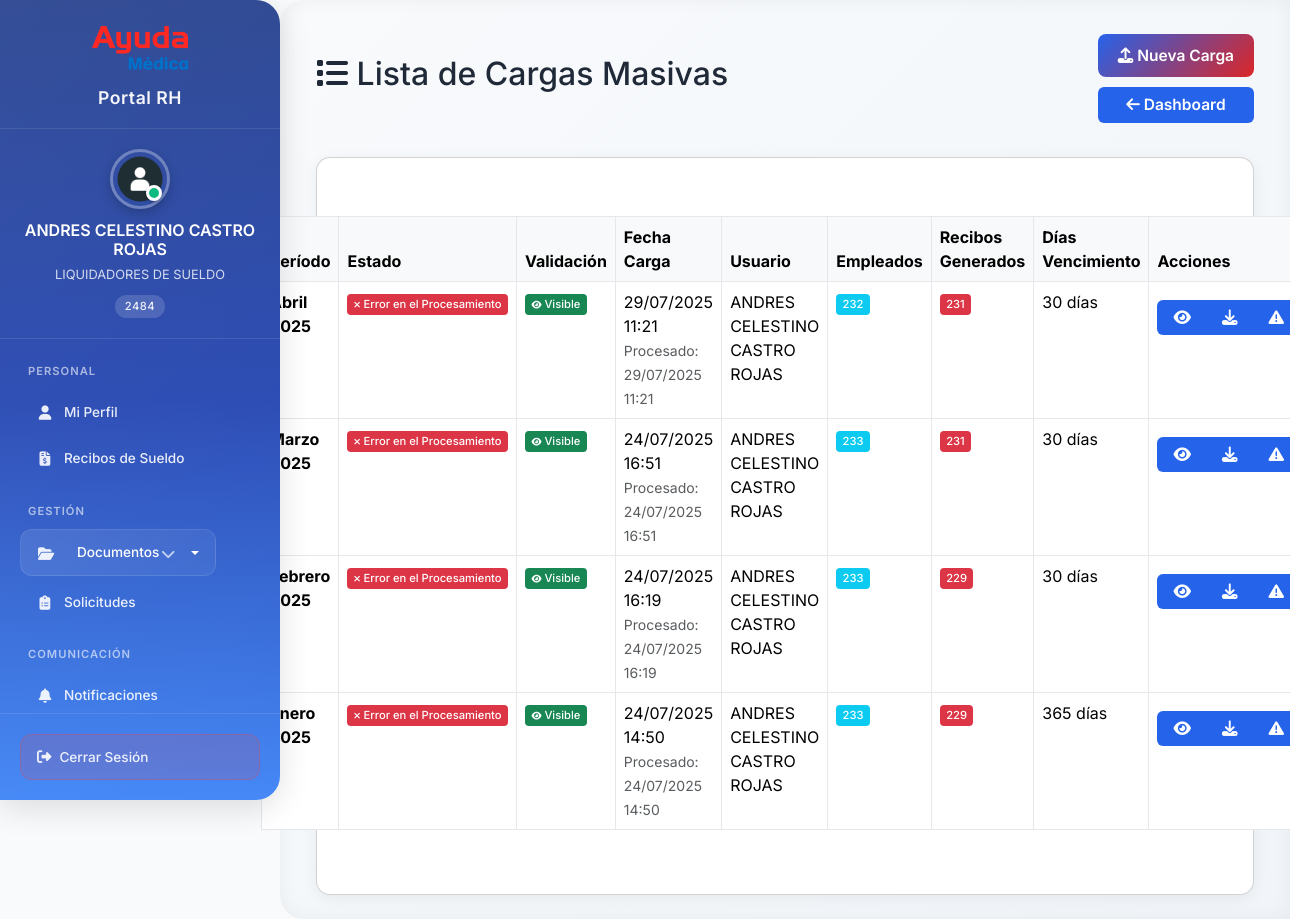
/rrhh/recibos/lista/ (signed in), run on an earlier commit of the app's database.
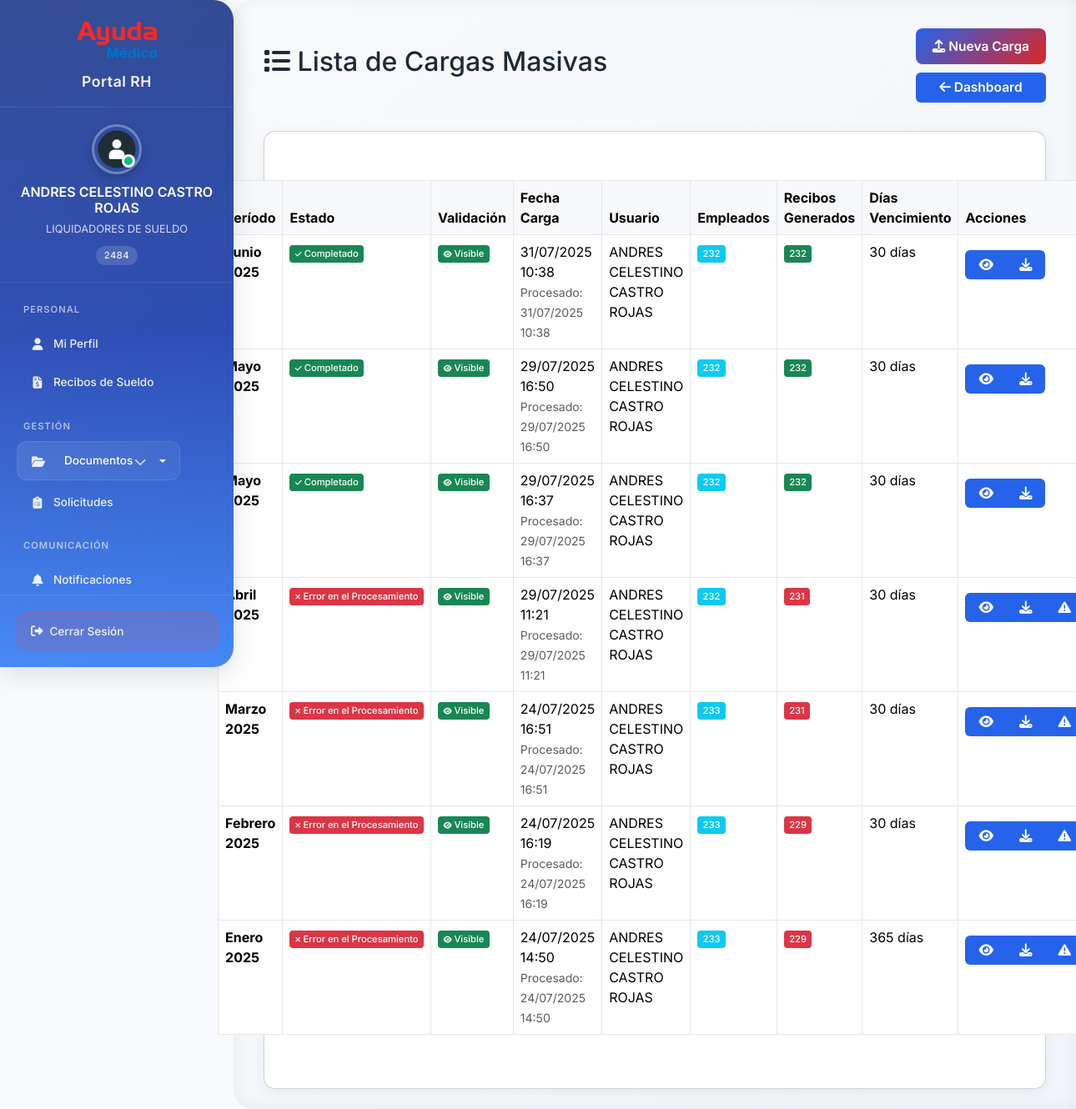
And on a later commit of the database.
### apps/rrhh/models.py (models this page shows, shortened)
class CargaMasivaRecibos(models.Model):
    ESTADO_CHOICES = [
        ('pendiente', 'Pendiente de Procesamiento'),
        ('procesando', 'Procesando'),
        ('completado', 'Completado'),
        ('error', 'Error en el Procesamiento'),
    ]
    PERIODO_CHOICES = [
        ('enero', 'Enero'),
        ('febrero', 'Febrero'),
        ('marzo', 'Marzo'),
        ('abril', 'Abril'),
        ('mayo', 'Mayo'),
        ('junio', 'Junio'),
        ('julio', 'Julio'),
        ('agosto', 'Agosto'),
        ('septiembre', 'Septiembre'),
        ('octubre', 'Octubre'),
        ('noviembre', 'Noviembre'),
        ('diciembre', 'Diciembre'),
    ]
    TIPO_RECIBO_CHOICES = [
        ('sueldo', 'Sueldo'),
        ('sac_1', 'SAC 1'),
        ('sac_2', 'SAC 2'),
    ]
    periodo = models.CharField(max_length=20, choices=PERIODO_CHOICES)
    anio = models.IntegerField()
    tipo_recibo = models.CharField(max_length=10, choices=TIPO_RECIBO_CHOICES, default='sueldo')
    archivo_pdf = models.FileField(upload_to='recibos_masivos/', help_text='PDF con todos los recibos del período')
    estado = models.CharField(max_length=20, choices=ESTADO_CHOICES, default='pendiente')
    fecha_carga = models.DateTimeField(auto_now_add=True)
    fecha_procesamiento = models.DateTimeField(null=True, blank=True)
    usuario_carga = models.ForeignKey(User, on_delete=models.CASCADE, related_name='cargas_recibos')
    total_empleados = models.IntegerField(default=0, help_text='Total de empleados en el sistema')
    recibos_generados = models.IntegerField(default=0, help_text='Recibos generados exitosamente')
    errores_procesamiento = models.TextField(blank=True, help_text='Errores durante el procesamiento')
    dias_vencimiento = models.IntegerField(default=30, help_text='Días para vencimiento desde la fecha de carga')
    validado = models.BooleanField(default=False, help_text='Si la carga fue validada por RRHH')
    fecha_validacion = models.DateTimeField(null=True, blank=True, help_text='Fecha cuando fue validada la carga')
    validado_por = models.ForeignKey(User, on_delete=models.SET_NULL, null=True, blank=True, related_name='cargas_validadas', help_text='Usuario que validó la carga')
    visible_empleados = models.BooleanField(default=False, help_text='Si los recibos son visibles para los empleados')
    class Meta:
        verbose_name = "Carga Masiva de Recibos"
        verbose_name_plural = "Cargas Masivas de Recibos"
        unique_together = ['periodo', 'anio', 'tipo_recibo']
        ordering = ['-fecha_carga']
    @property
    def puede_eliminar(self):
        return not self.validado

### apps/rrhh/views.py (the view)
# urls.py: path('recibos/lista/', views.CargaMasivaListView.as_view(), name='lista_cargas_masivas'),
class CargaMasivaListView(LoginRequiredMixin, ListView):
    model = CargaMasivaRecibos
    template_name = 'rrhh/recibos/lista_cargas.html'
    context_object_name = 'cargas'
    paginate_by = 20
    ordering = ['-fecha_carga']

### proyecto_rrhh/context_processors.py (called while the page is built)
def empleado_info(request):
    context = {}
    if request.user.is_authenticated:
        try:
            empleado = Empleado.objects.get(user=request.user)
            context['empleado'] = empleado
            notificaciones_count = Notificacion.objects.filter(
                destinatario=empleado,
                leida=False
            ).count()
            context['notificaciones_count'] = notificaciones_count
        except Empleado.DoesNotExist:
            context['empleado'] = None
            context['notificaciones_count'] = 0
    return context

### templates/rrhh/recibos/lista_cargas.html (shortened to what the changed rows need)
{% extends 'base/base.html' %}
{% block content %}
<div class="container-fluid">
    <div class="row">
        <div class="col-12">
            <div class="d-flex justify-content-between align-items-center mb-4">
                <h2><i class="fas fa-list"></i> Lista de Cargas Masivas</h2>
            </div>
        </div>
    </div>
    <div class="row">
        <div class="col-12">
            <div class="card">
                <div class="card-body">
                    {% if cargas %}
                        <div class="table-responsive">
                            <table class="table table-hover">
                                <thead class="table-light">
                                    <tr>
                                        <th>Período</th>
                                        <th>Estado</th>
                                        <th>Validación</th>
                                        <th>Fecha Carga</th>
                                        <th>Usuario</th>
                                        <th>Empleados</th>
                                        <th>Recibos Generados</th>
                                        <th>Días Vencimiento</th>
                                        <th>Acciones</th>
                                    </tr>
                                </thead>
                                <tbody>
                                    {% for carga in cargas %}
                                    <tr>
                                        <td>
                                            <strong>{{ carga.get_periodo_display }} {{ carga.anio }}</strong>
                                        </td>
                                        <td>
                                            {% if carga.estado == 'completado' %}
                                                <span class="badge badge-sm bg-success">
                                                    <i class="fas fa-check"></i> {{ carga.get_estado_display }}
                                                </span>
                                            {% elif carga.estado == 'error' %}
                                                <span class="badge badge-sm bg-danger">
                                                    <i class="fas fa-times"></i> {{ carga.get_estado_display }}
                                                </span>
                                            {% elif carga.estado == 'procesando' %}
                                                <span class="badge badge-sm bg-warning">
                                                    <i class="fas fa-spinner fa-spin"></i> {{ carga.get_estado_display }}
                                                </span>
                                            {% else %}
                                                <span class="badge badge-sm bg-secondary">
                                                    <i class="fas fa-clock"></i> {{ carga.get_estado_display }}
                                                </span>
                                            {% endif %}
                                        </td>
                                        <td>
                                            {% if carga.validado %}
                                                {% if carga.visible_empleados %}
                                                    <span class="badge badge-sm bg-success">
                                                        <i class="fas fa-eye"></i> Visible
                                                    </span>
                                                {% else %}
                                                    <span class="badge badge-sm bg-primary">
                                                        <i class="fas fa-check"></i> Validado
                                                    </span>
                                                {% endif %}
                                            {% elif carga.estado == 'completado' %}
                                                <span class="badge badge-sm bg-warning">
                                                    <i class="fas fa-clock"></i> Pendiente
                                                </span>
                                            {% else %}
                                                <span class="badge badge-sm bg-secondary">
                                                    <i class="fas fa-minus"></i> N/A
                                                </span>
                                            {% endif %}
                                        </td>
                                        <td>
                                            {{ carga.fecha_carga|date:"d/m/Y H:i" }}
                                            {% if carga.fecha_procesamiento %}
                                                <br><small class="text-muted">
                                                    Procesado: {{ carga.fecha_procesamiento|date:"d/m/Y H:i" }}
                                                </small>
                                            {% endif %}
                                        </td>
                                        <td>{{ carga.usuario_carga.get_full_name|default:carga.usuario_carga.username }}</td>
                                        <td>
                                            <span class="badge badge-sm bg-info">{{ carga.total_empleados }}</span>
                                        </td>
                                        <td>
                                            {% if carga.estado == 'completado' %}
                                                <span class="badge badge-sm bg-success">{{ carga.recibos_generados }}</span>
                                            {% elif carga.estado == 'error' %}
                                                <span class="badge badge-sm bg-danger">{{ carga.recibos_generados }}</span>
                                            {% else %}
                                                <span class="badge badge-sm bg-secondary">-</span>
                                            {% endif %}
                                        </td>
                                        <td>{{ carga.dias_vencimiento }} días</td>
                                        <td>
                                            <div class="btn-group btn-group-sm">
                                                <a href="{% url 'rrhh:detalle_carga_masiva' carga.pk %}"
                                                   class="btn btn-outline-primary"
                                                   title="Ver Detalles">
                                                    <i class="fas fa-eye"></i>
                                                </a>
                                                {% if carga.archivo_pdf %}
                                                <a href="{{ carga.archivo_pdf.url }}"
                                                   class="btn btn-outline-secondary"
                                                   target="_blank"
                                                   title="Descargar PDF Original">
                                                    <i class="fas fa-download"></i>
                                                </a>
                                                {% endif %}
                                                {% if carga.estado == 'error' %}
                                                <button class="btn btn-outline-warning"
                                                        data-bs-toggle="modal"
                                                        data-bs-target="#modalErrores{{ carga.pk }}"
                                                        title="Ver Errores">
                                                    <i class="fas fa-exclamation-triangle"></i>
                                                </button>
                                                {% endif %}
                                            </div>
                                        </td>
                                    </tr>
                                    {% endfor %}
                                </tbody>
                            </table>
                        </div>
                    {% endif %}
                </div>
            </div>
        </div>
    </div>
</div>
{% endblock %}

What changed in the data, as far as the page shows it:
added CargaMasivaRecibos: periodo "Junio", anio "2025", estado "Completado", validado True (drawn), fecha_carga "31/07/2025 10:38", fecha_procesamiento "31/07/2025 10:38", usuario_carga.get_full_name "ANDRES CELESTINO CASTRO ROJAS", total_empleados "232", recibos_generados "232", dias_vencimiento "30"
added CargaMasivaRecibos: periodo "Mayo", anio "2025", estado "Completado", validado True (drawn), fecha_carga "29/07/2025 16:50", fecha_procesamiento "29/07/2025 16:50", usuario_carga.get_full_name "ANDRES CELESTINO CASTRO ROJAS", total_empleados "232", recibos_generados "232", dias_vencimiento "30"
added CargaMasivaRecibos: periodo "Mayo", anio "2025", estado "Completado", validado True (drawn), fecha_carga "29/07/2025 16:37", fecha_procesamiento "29/07/2025 16:37", usuario_carga.get_full_name "ANDRES CELESTINO CASTRO ROJAS", total_empleados "232", recibos_generados "232", dias_vencimiento "30"
